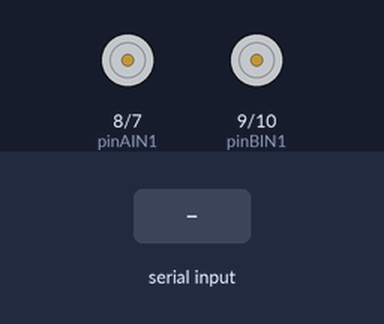
Simulated run of this sketch. Board: Arduino Uno, built with avr-gcc and run on an emulated ATmega328P. Shown: motor-driver pin pairs drawn as motors (green arrow = first pin HIGH = forward, orange = second pin HIGH = backward, longer = more drive, scaled by the enable pin). The test bench sets the inputs (shaded band). What the sketch prints to the serial monitor is not drawn.

Above: at 1.2 s.
1.3 s: "F" received over the second serial link
At 2.4 s:
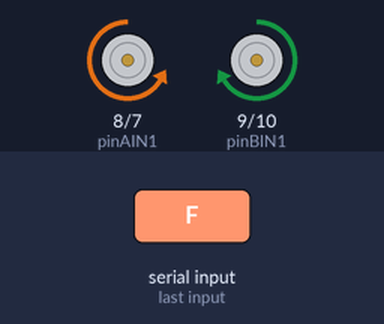
2.8 s: "G" received over the second serial link
At 3.5 s:
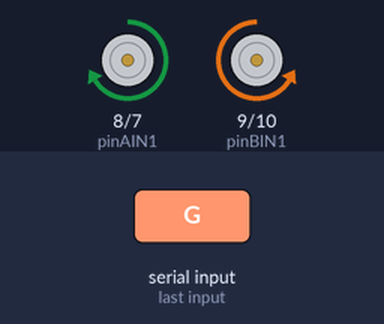
4.3 s: "L" received over the second serial link
At 4.7 s:
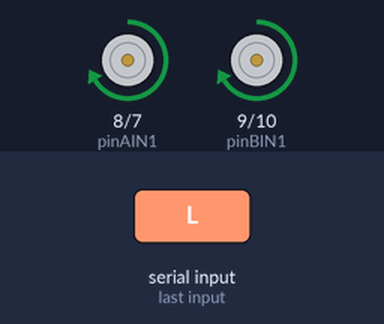
5.8 s: "R" received over the second serial link
At 7.0 s:
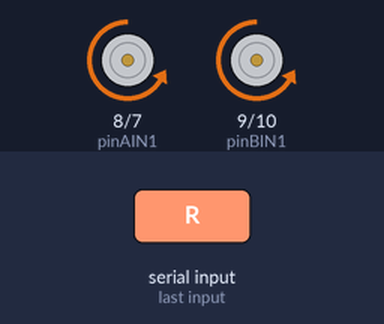
Timing chart, 0 to 8.3 s (numbered marks = the images above; inputs shaded):
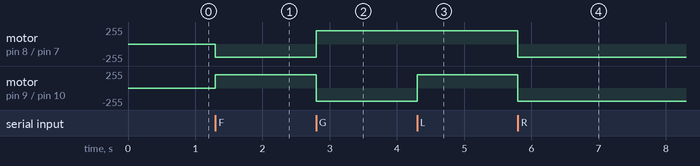

The sketch:

carro-hc-05.ino
```cpp
#include <SoftwareSerial.h>   // librería  SoftwareSerial
SoftwareSerial BT(3,2);    // pines RX y TX del Arduino conectados al Bluetooth

const int pinPWMA = 6;
const int pinAIN2 = 7;
const int pinAIN1 = 8;
const int pinBIN1 = 9;
const int pinBIN2 = 10;
const int pinPWMB = 11;
const int pinSTBY = 12;

const int speed = 200;    //velocidad de giro

const int pinMotorA[3] = { pinPWMA, pinAIN2, pinAIN1 };
const int pinMotorB[3] = { pinPWMB, pinBIN1, pinBIN2 };

char bt = 0;

enum moveDirection {
  forward,
  backward
};

enum turnDirection {
  clockwise,
  counterClockwise
};

void setup()
{
  BT.begin(9600);       // Inicializar el puerto serie BT (Para Modo AT 2)
  Serial.begin(9600);   // Inicializar  el puerto serie
  pinMode(pinAIN2, OUTPUT);
  pinMode(pinAIN1, OUTPUT);
  pinMode(pinPWMA, OUTPUT);
  pinMode(pinBIN1, OUTPUT);
  pinMode(pinBIN2, OUTPUT);
  pinMode(pinPWMB, OUTPUT);
}

void loop()
{
  if(BT.available())
  {
    bt = BT.read();
    Serial.write(bt);
    switch (bt) {
      case 'F' :
        enableMotors();
        move(forward, speed);
        break;
      case 'G' :
        enableMotors();
        move(backward, speed);
        break;
      case 'L' :
        enableMotors();
        turn(counterClockwise, speed);
        break;
      case 'R' :
        enableMotors();
        turn(clockwise, speed);
        break;
      case 'S' :
        fullStop();
        break;
    }

  }
  //enableMotors();

  //fullStop();
}

//Funciones que controlan el vehiculo
void move(int direction, int speed)
{
  if (direction == forward)
  {
    moveMotorForward(pinMotorA, speed);
    moveMotorForward(pinMotorB, speed);
  }
  else
  {
    moveMotorBackward(pinMotorA, speed);
    moveMotorBackward(pinMotorB, speed);
  }
}

void turn(int direction, int speed)
{
  if (direction == forward)
  {
    moveMotorForward(pinMotorA, speed);
    moveMotorBackward(pinMotorB, speed);
  }
  else
  {
    moveMotorBackward(pinMotorA, speed);
    moveMotorForward(pinMotorB, speed);
  }
}

void fullStop()
{
  disableMotors();
  stopMotor(pinMotorA);
  stopMotor(pinMotorB);
}

//Funciones que controlan los motores
void moveMotorForward(const int pinMotor[3], int speed)
{
  digitalWrite(pinMotor[1], HIGH);
  digitalWrite(pinMotor[2], LOW);

  analogWrite(pinMotor[0], speed);
}

void moveMotorBackward(const int pinMotor[3], int speed)
{
  digitalWrite(pinMotor[1], LOW);
  digitalWrite(pinMotor[2], HIGH);

  analogWrite(pinMotor[0], speed);
}

void stopMotor(const int pinMotor[3])
{
  digitalWrite(pinMotor[1], LOW);
  digitalWrite(pinMotor[2], LOW);

  analogWrite(pinMotor[0], 0);
}

void enableMotors()
{
  digitalWrite(pinSTBY, HIGH);
}

void disableMotors()
{
  digitalWrite(pinSTBY, LOW);
}
```

Measured:
- after the input at 1.3 s, motor on pin 8 (pinAIN1) / pin 7 (pinAIN2): stopped → backward 200/255 at once; motor on pin 9 (pinBIN1) / pin 10 (pinBIN2): stopped → forward 200/255 at once
- after the input at 2.8 s, motor on pin 8 (pinAIN1) / pin 7 (pinAIN2): backward 200/255 → forward 200/255 at once; motor on pin 9 (pinBIN1) / pin 10 (pinBIN2): forward 200/255 → backward 200/255 at once
- after the input at 4.3 s, motor on pin 9 (pinBIN1) / pin 10 (pinBIN2): backward 200/255 → forward 200/255 at once
- after the input at 5.8 s, motor on pin 8 (pinAIN1) / pin 7 (pinAIN2), motor on pin 9 (pinBIN1) / pin 10 (pinBIN2): forward 200/255 → backward 200/255 at once
